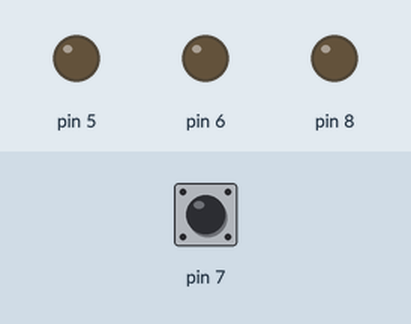
Recording of a sketch running on a simulated Arduino Uno, built with avr-gcc and run on an emulated ATmega328P. On the bench: output pins drawn as LEDs (lit = HIGH). The inputs (shaded band) are chosen by the test bench; at power-on: pin 7 LOW.

Above: at 1.2 s.
1.3 s: pin 7 pulled HIGH for 0.15 s
At 2.6 s:
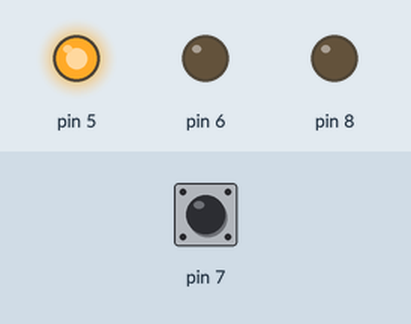
At 7.1 s:
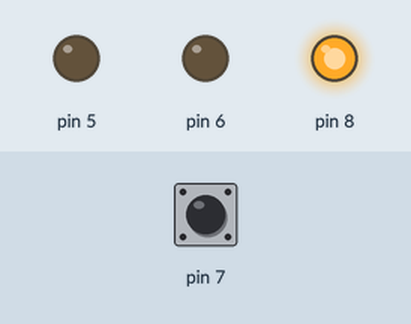
7.4 s: pin 7 pulled HIGH for 1 s
At 12.1 s:
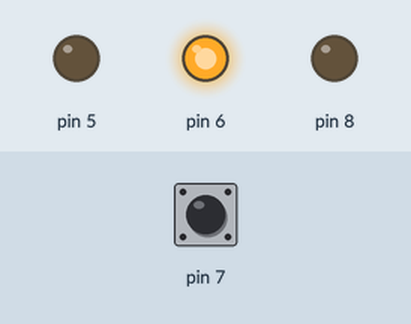
Timing chart, 0 to 15.8 s (numbered marks = the images above; inputs shaded):
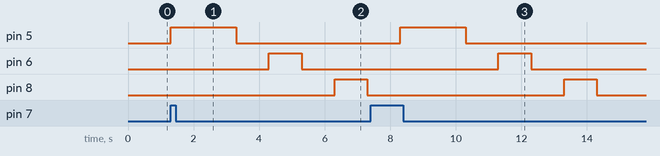

The sketch:

Hello_world.ino
```cpp
void setup() {
  pinMode(8, OUTPUT);
  pinMode(5, OUTPUT);
  pinMode(6, OUTPUT);
  pinMode(7, INPUT);   // or INPUT_PULLUP if using a button to GND
}

void loop() {

  while (digitalRead(7) == HIGH) {

    digitalWrite(5, HIGH);
    delay(2000);
    digitalWrite(5, LOW);
    delay(1000);
    digitalWrite(6, HIGH);
    delay(1000);
    digitalWrite(6, LOW);
    delay(1000);
    digitalWrite(8, HIGH);
    delay(1000);
    digitalWrite(8, LOW);
    delay(1000);
  }
}

//Harry Tye
//Kevin Schillinger
//Landis Strohecker
```

Measured:
- after the input at 1.3 s, pin 5: LOW → HIGH at once, → LOW 2.0 s later; pin 6: LOW → HIGH after 3.0 s, → LOW 1.0 s later; pin 8: LOW → HIGH after 5.0 s, → LOW 1.0 s later
- after the input at 7.4 s, pin 5: LOW → HIGH after 0.90 s, → LOW 2.0 s later; pin 6: LOW → HIGH after 3.9 s, → LOW 1.0 s later; pin 8: LOW → HIGH after 5.9 s, → LOW 1.0 s later
